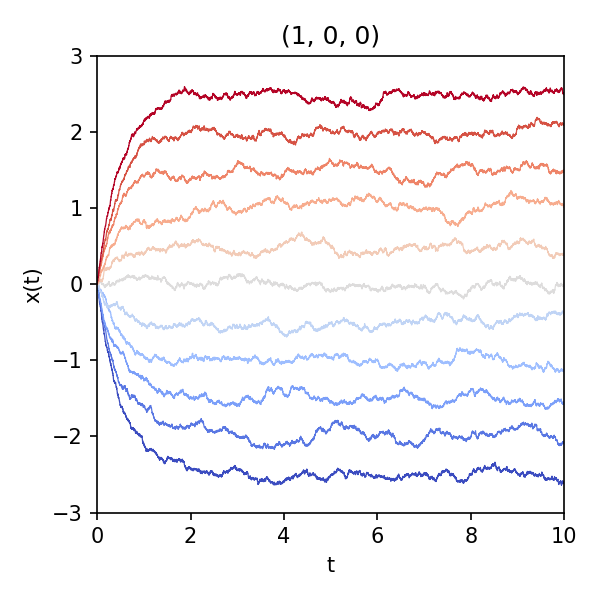

This figure's Python source:
import numpy as np
import matplotlib.pyplot as plt

from Graphs.neuron_dynamics import simulate, I_DEFAULT, J_QUADRATIC


def main():
    # Fig. 1(c): quadratic-potential neuron J = (1, 0, 0), beta = 100.
    t, x = simulate(J_QUADRATIC, I_DEFAULT, tf=10.0, dt=1e-3, beta=100.0)

    fig, ax = plt.subplots(figsize=(4, 4))
    # color by input: blue (low I) -> red (high I), as in the paper.
    colors = plt.cm.coolwarm(np.linspace(0.0, 1.0, len(I_DEFAULT)))
    for traj, c in zip(x, colors):
        ax.plot(t, traj, color=c, lw=0.6)

    ax.set_title("(1, 0, 0)")
    ax.set_xlabel("t")
    ax.set_ylabel("x(t)")
    ax.set_xlim(0, 10)
    ax.set_ylim(-3, 3)
    fig.tight_layout()
    fig.savefig("quadratic_graph.png", dpi=150)
    print("saved quadratic_graph.png")


if __name__ == "__main__":
    main()
